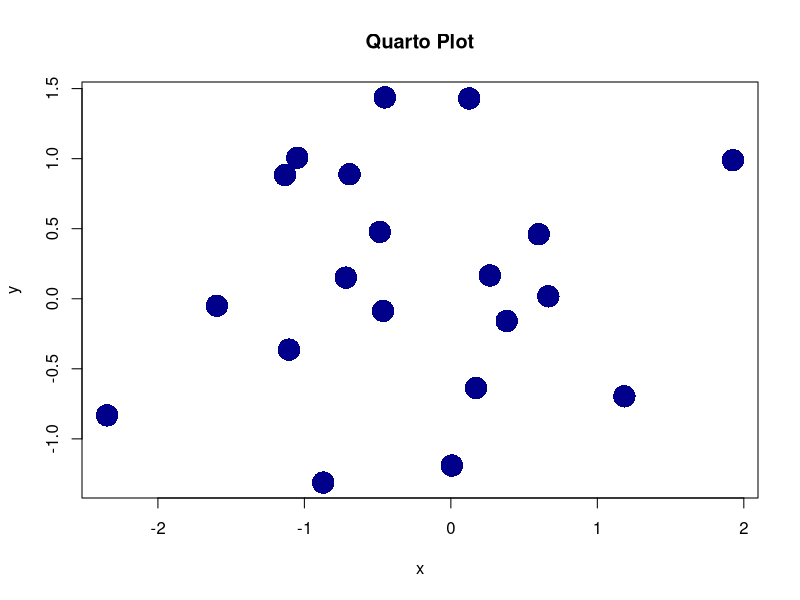

This figure's R source:
## ---- chunk 1
#| code-line-numbers: true
#| fig-width: 7
#| fig-height: 7
#| message: false
#| warning: false

x <- rnorm(20)
y <- rnorm(20)

plot(x, y, pch = 16, col = "darkblue", cex = 3, main = "Quarto Plot")
